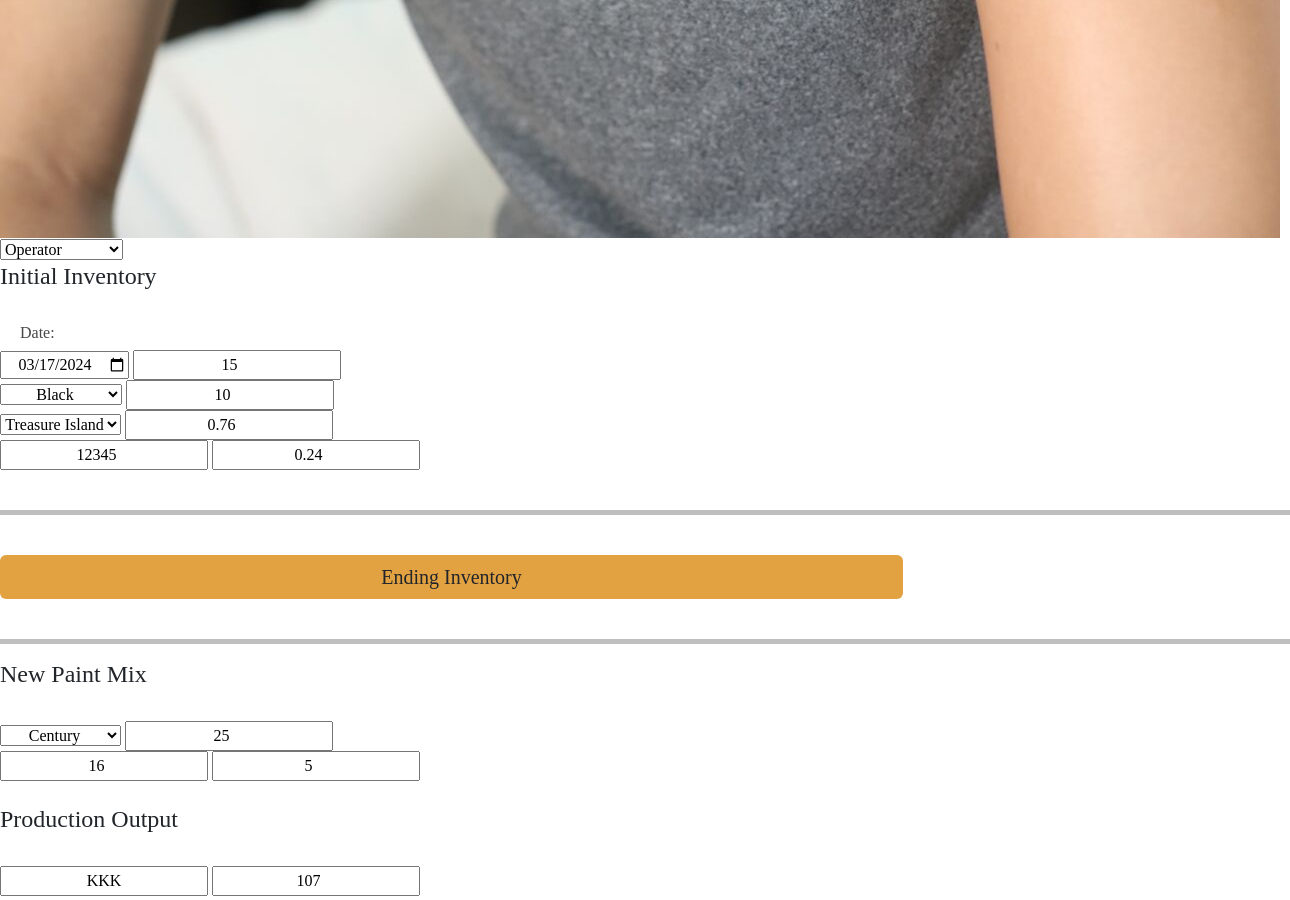
The page /mobileUpdate.php?entryID=19 (signed in, middle part) on the database as committed earlier.
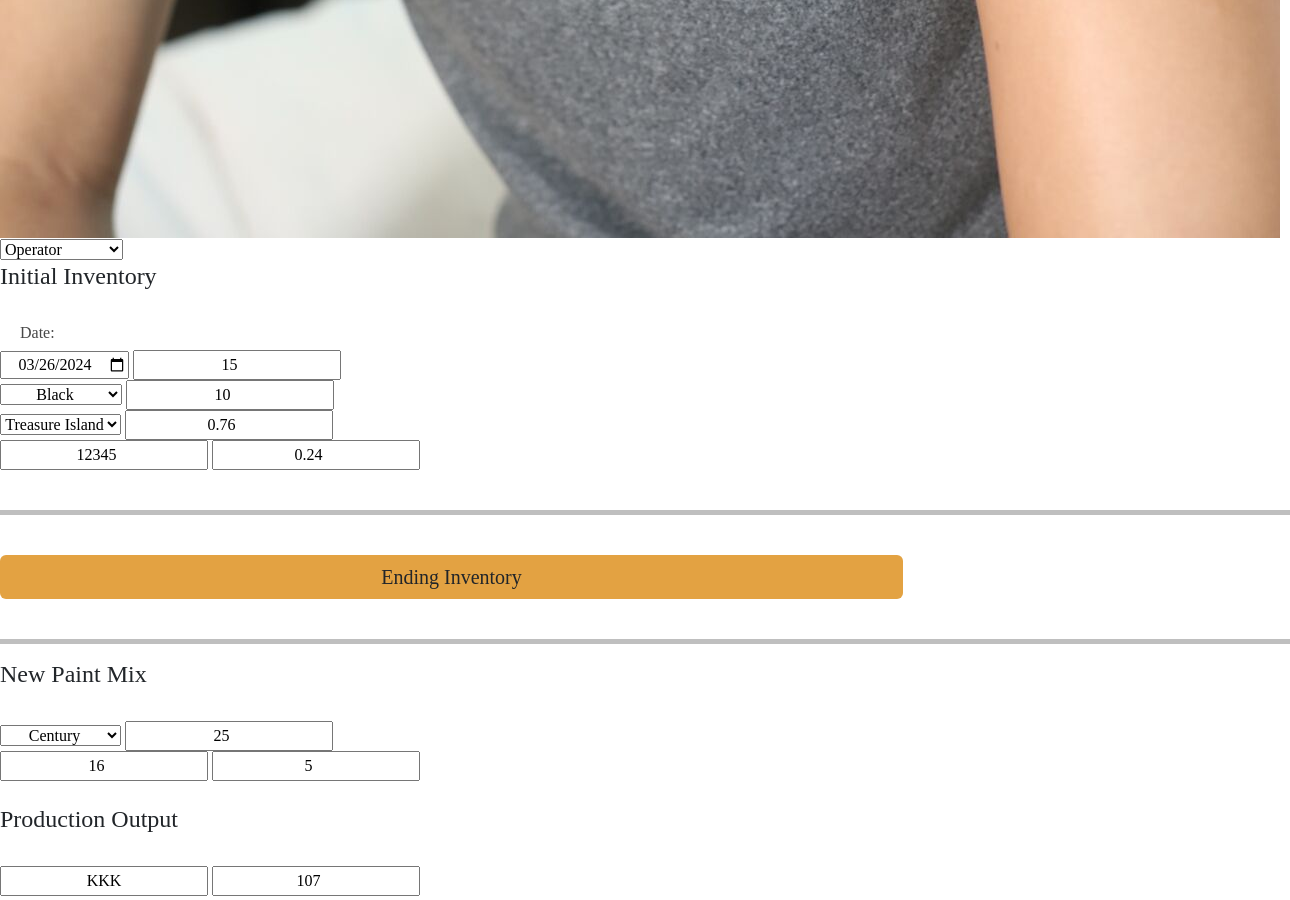
The same page on the database as committed later.
### tables this page shows
CREATE TABLE `tbl_entry` (
  `EntryID` int(100) NOT NULL,
  `userID` int(100) NOT NULL,
  `customerID` int(100) NOT NULL,
  `paintID` int(100) NOT NULL,
  `date` date NOT NULL,
  `batchNumber` int(100) NOT NULL,
  `diameter` int(100) NOT NULL,
  `height` int(100) NOT NULL,
  `Initialvolume` double NOT NULL,
  `initialPLiter` double NOT NULL,
  `initialALiter` double NOT NULL,
  `paintRatio` double NOT NULL,
  `acetateRatio` double NOT NULL,
  `NewacetateL` double NOT NULL,
  `NewpaintL` double NOT NULL,
  `sprayViscosity` int(100) NOT NULL,
  `quantity` int(100) NOT NULL,
  `Endingdiameter` int(100) NOT NULL,
  `Endingheight` int(100) NOT NULL,
  `Endingvolume` double NOT NULL,
  `endingPLiter` double NOT NULL,
  `endingALiter` double NOT NULL,
  `EndingpaintRatio` double NOT NULL,
  `EndingacetateRatio` double NOT NULL,
  `totalPLiter` double NOT NULL,
  `totalALiter` double NOT NULL,
  `paintYield` double NOT NULL,
  `acetateYield` double NOT NULL,
  `remarks` varchar(100) NOT NULL,
  `totalEntries` int(100) NOT NULL
);

CREATE TABLE `tbl_customer` (
  `customerID` int(100) NOT NULL,
  `userID` int(100) NOT NULL,
  `customer_name` varchar(100) NOT NULL
);

### mobileUpdate.php (the view, shortened to what the changed rows need)
<?php
include 'connect.php';
$date = $paint_color = $supplier_name = $batchNumber = $diameter = $height = $paintRatio = $acetateRatio = $newSupplier_name =
    $NewacetateL = $NewpaintL = $sprayViscosity = $customer_name = $quantity = $Endingdiameter = $Endingheight =
    $EndingpaintRatio = $EndingacetateRatio = $paintYield = $acetateYield = $remarks = $supplierID = '';
?>
<?php
                if (isset ($_GET['entryID'])) {
                    $selectedDate = $_GET['entryID'];
                    $sql = "SELECT
                                paint.paint_color,
                                supplier.supplier_name, supplier.newSupplier_name,
                                customer.customer_name,
                                entry.*, user.Username
                            FROM tbl_entry AS entry
                            LEFT JOIN tbl_paint AS paint ON entry.paintID = paint.paintID
                            LEFT JOIN tbl_supplier AS supplier ON paint.supplierID = supplier.supplierID
                            LEFT JOIN tbl_customer AS customer ON entry.customerID = customer.customerID
                            LEFT JOIN tbl_user AS user ON entry.userID = user.userID
                            WHERE entry.EntryID = $selectedDate";
                    $result = mysqli_query($con, $sql);
                    if ($result) {
                        if (mysqli_num_rows($result) > 0) {
                        $row = mysqli_fetch_assoc($result);
                        $date = $row['date'];
                        $paint_color = $row['paint_color'];
                        $supplier_name = $row['supplier_name'];
                        $batchNumber = $row['batchNumber'];
                        $diameter = $row['diameter'];
                        $height = $row['height'];
                        $paintRatio = $row['paintRatio'];
                        $acetateRatio = $row['acetateRatio'];
                        $newSupplier_name = $row['newSupplier_name'];
                        $NewpaintL = $row['NewpaintL'];
                        $NewacetateL = $row['NewacetateL'];
                        $sprayViscosity = $row['sprayViscosity'];
                        $customer_name = $row['customer_name'];
                        $quantity = $row['quantity'];
                    } else {
                        echo "No data found for the selected entryID.";
                    }
                    } else {
                        echo "Error fetching data: " . mysqli_error($con);
                    }
                }
                ?>
<!DOCTYPE html>
<html lang="en">
<head>
    <link href="https://cdn.jsdelivr.net/npm/bootstrap@5.3.0-alpha3/dist/css/bootstrap.min.css" rel="stylesheet"
>
    <link rel="stylesheet" href="https://cdnjs.cloudflare.com/ajax/libs/font-awesome/6.5.1/css/all.min.css"
 />
</head>
<body>
    <main>
        <div class="M-container">
            <div class="xbox1 box1">
                <form method="post">
                    <fieldset>
                        <div class="initial">
                            <div class="form-column">
                                <div class="newpaintmix">
                                    <h4>Initial Inventory</h4>
                                </div>
                                <br>
                               <h6 style="text-align:left; margin-left: 20px; color:#484848;">Date:</h6>
                                <input type="date" style="text-align: center;" class="styleform"  name="date"  value="<?php echo isset($date) ? $date : ''; ?>" required>
                                <input type="number" style="text-align: center;" class="styleform" name="diameter"
                                    min="0" step="any" placeholder="diameter" value="<?php echo $diameter; ?>" required>
                                <br>
                                <select name="paint_color" style="text-align: center;"
                                    class="styleform" required>
                                    <option value="Black" <?php if ($paint_color == 'Black')
                                        echo 'selected'; ?>>Black
                                    </option>
                                </select>
                                <input type="number" style="text-align: center;" class="styleform"
                                    name="height" min="0" step="any" placeholder="height" value="<?php echo $height; ?>"
                                    required>
                                <br>
                                <select name="supplier_name" style="text-align: center; " class="styleform" required>
                                    <option value="Treasure Island" <?php if ($supplier_name == 'Treasure Island')
                                        echo 'selected'; ?>>Treasure Island</option>
                                </select>
                                <input type="number" style="text-align: center;" class="styleform"
                                    name="paintRatio" min="0" step="any" placeholder="paint ratio"
                                    value="<?php echo $paintRatio; ?>" required>
                                <br>
                                <input type="number" style="text-align: center;" class="styleform" name="batchNumber"
                                    placeholder="batch number" value="<?php echo $batchNumber; ?>" required>
                                <input type="number" style="text-align: center;" class="styleform"
                                    name="acetateRatio" min="0" step="any" placeholder="acetate ratio"
                                    value="<?php echo $acetateRatio; ?>" required>
                                <br><br>
                                <hr style="border-top: 5px solid black;">
                                <br>
                                <div class="ending">
                                    <button type="button" class="btn" id="toggleEndingInventory"
                                        style="font-size:20px;width:70%; background-color:#e3a242;">
                                    </button>
                                </div>
                                <br>
                                <hr style="border-top: 5px solid black;">
                                <div class="newpaintmix">
                                    <h4>New Paint Mix</h4>
                                </div>
                                <br>
                                <select name="newSupplier_name" min="0" step="any" style="text-align: center;"
                                    class="styleform" required>
                                    <option value="Century" <?php if ($newSupplier_name == 'Century')
                                        echo 'selected'; ?>>Century</option>
                                </select>
                                <input type="number" style="text-align: center;" class="styleform"
                                    name="sprayViscosity" min="0" step="any" placeholder="spray viscosity"
                                    value="<?php echo $sprayViscosity; ?>" required>
                                <br>
                                <input type="number" style="text-align: center;" class="styleform" name="NewpaintL"
                                    min="0" step="any" placeholder="paint liter" value="<?php echo $NewpaintL; ?>"
                                    required>
                                <input type="number" style="text-align: center;" class="styleform"
                                    name="NewacetateL" min="0" step="any" placeholder="acetate liter"
                                    value="<?php echo $NewacetateL; ?>" required>
                                <br><br>
                                <div class="productionOutput">
                                    <h4>Production Output</h4>
                                </div>
                                <br>
                                <input type="text" style="text-align: center;" class="styleform" name="customer_name"
                                    placeholder="customer" value="<?php echo $customer_name; ?>" required>
                                <input type="number" style="text-align: center; margin-right:5%;" class="styleform"
                                    name="quantity" min="0" step="any" placeholder="quantity"
                                    value="<?php echo $quantity; ?>" required>
                                <br><br>
                                <br><br>
                            </div>
                        </div>
                    </fieldset>
                </form>
            </div>
        </div>
    </main>
</body>
</html>

Rows that differ between the two databases and show on the page:
changed tbl_entry "KKK": date "03/17/2024" → "03/26/2024"
